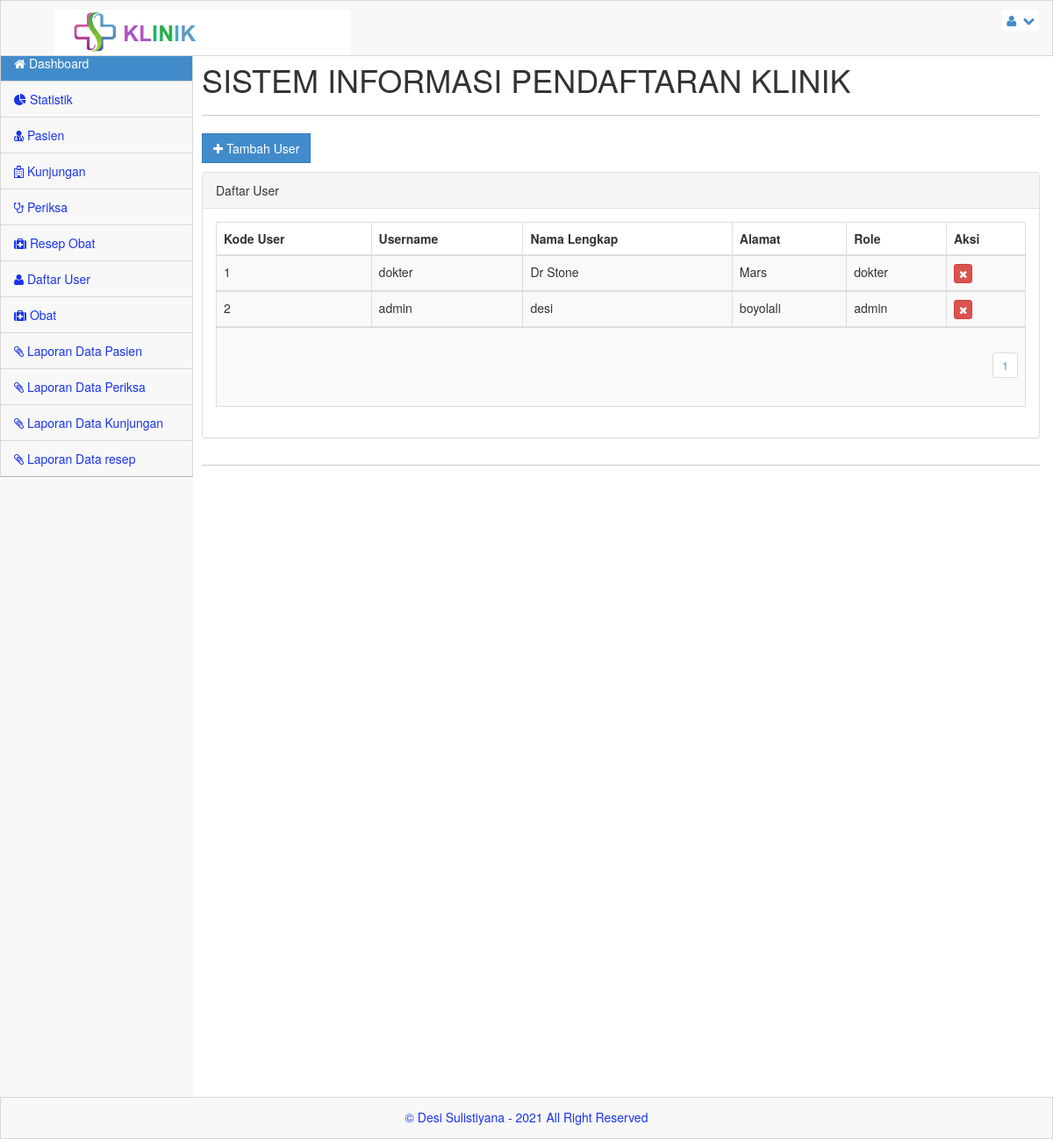
Screenshot of /admin/index.php?menu=user (signed in) with the database file from the repository.
### tables this page shows
CREATE TABLE `users` (
  `id_user` int(11) NOT NULL,
  `username` varchar(30) NOT NULL,
  `password` varchar(300) NOT NULL,
  `nama` varchar(20) NOT NULL,
  `alamat` text NOT NULL,
  `role` varchar(20) DEFAULT NULL,
  `created_at` timestamp NULL DEFAULT current_timestamp(),
  `update_at` timestamp NULL DEFAULT current_timestamp(),
  `deleted_at` timestamp NULL DEFAULT NULL
);

### admin/user.php (the view, shortened to what this page needs)
<?php
$row = 20;
$hal = isset($_GET['hal']) ? $_GET['hal'] : 0;
$pageSql = "SELECT * FROM users";
$pageQry = mysqli_query($server,$pageSql) or die ("error paging: ".mysqli_error());
$jml	 = mysqli_num_rows($pageQry);
$max	 = ceil($jml/$row);
?>
<a href="#myModal" class="btn btn-primary btn-rect" data-toggle="modal"><i class='icon icon-white icon-plus'></i> Tambah User</a><p>
<div class="panel panel-default">
	<div class="panel-heading">
		Daftar User
	</div>
	<div class="panel-body">
		<div class="table-responsive">
			<table class="table table-striped table-bordered table-hover">
				<thead>
					<tr>
						<th>Kode User</th>
						<th>Username</th>
						<th>Nama Lengkap</th>
						<th>Alamat</th>
						<th>Role</th>
						<th width="90">Aksi</th>
					</tr>
				</thead>
			<?php
				$usSql = "SELECT * FROM users ORDER BY id_user DESC LIMIT $hal, $row";
				$usQry = mysqli_query( $server,$usSql)  or die ("Query Obat salah : ".mysqli_error());
				$nomor  = 1;
				while ($us = mysqli_fetch_array($usQry)) {
			?>
				<tbody>
					<tr>
						<td><?php echo $nomor;?></td>
						<td><?php echo $us['username'];?></td>
						<td><?php echo $us['nama'];?></td>
						<td><?php echo $us['alamat'];?></td>
						<td><?php echo $us['role'];?></td>
						<td>
						  <div class='btn-group'>
						  <a href="?menu=user_del&amp;aksi=hapus&amp;nmr=<?php echo $us['id_user']; ?>" class="btn btn-xs btn-danger tipsy-kiri-atas" title="Hapus Data Ini" onclick="return confirm('ANDA YAKIN AKAN MENGHAPUS DATA PENTING INI ... ?')"><i class="icon-remove icon-white"></i></a>
						  </div>
						</td>
					</tr>
				</tbody>
			<?php $nomor++;} ?>
					<tr>
						<td colspan="6" align="right">
						<?php
						for($h = 1; $h <= $max; $h++){
							$list[$h] = $row*$h-$row;
							echo "<ul class='pagination pagination-sm'><li><a href='?menu=obat&hal=$list[$h]'>$h</a></li></ul>";
						}
						?></td>
					</tr>
			</table>
		</div>
	</div>
</div>

### css/main.css (style rules this page uses)
@media (min-width: 768px) { html, body { height: 100%; } }
body.padTop53 { padding-top: 75px; overflow: visible; }
@media (min-width: 802px) { body.padTop53 { padding-top: 51px; } }
.btn-rect { border-radius: 0 !important; }

### css/MoneAdmin.css (style rules this page uses)
body { background-color: #f8f8f8; }

### rows the page displays
users: username "dokter", nama "Dr Stone", alamat "Mars", role "dokter"
users: username "admin", nama "desi", alamat "boyolali", role "admin"
